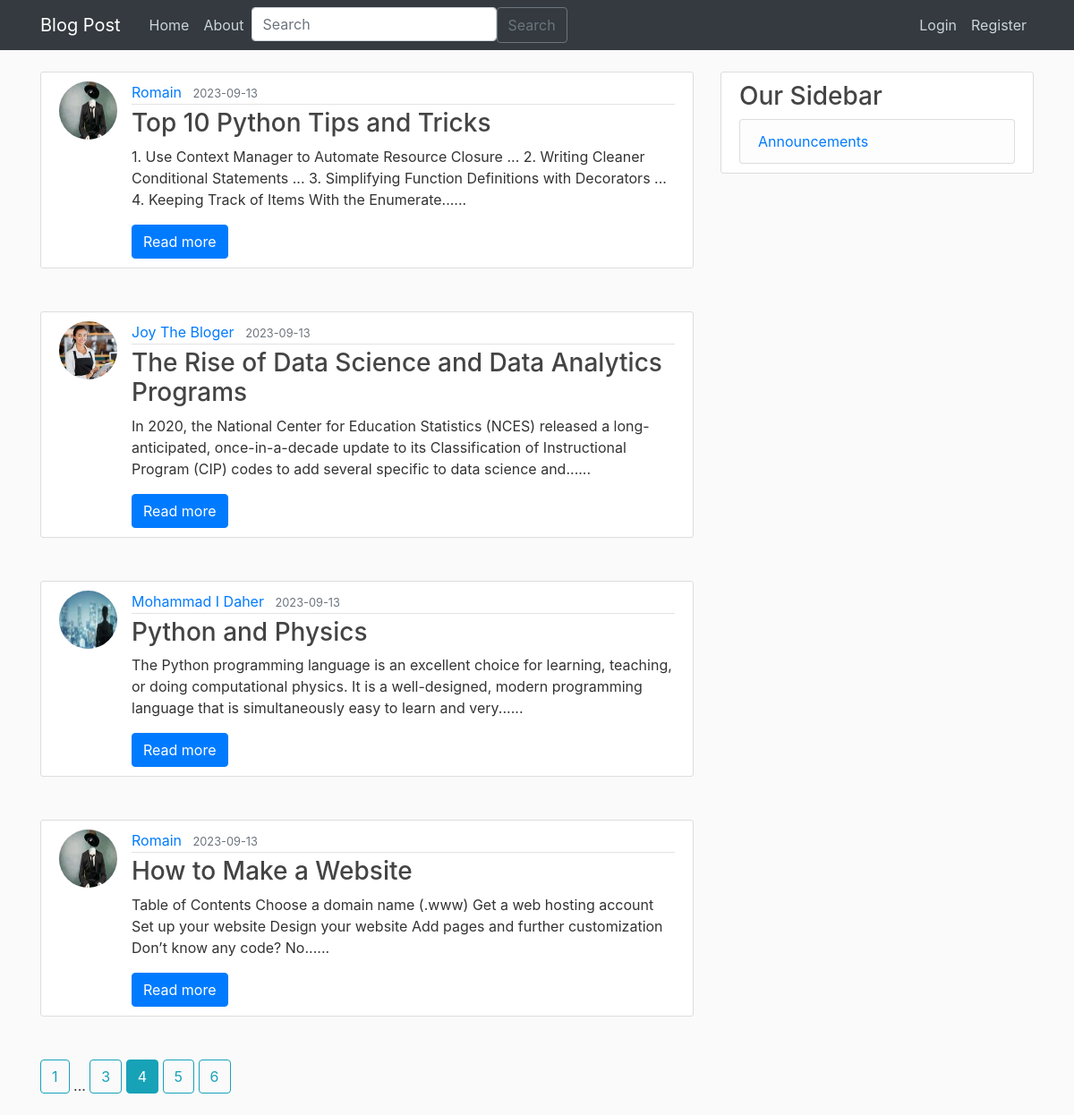
/home?page=4, run on the app's committed database.
### flaskproject/models.py (models this page shows, shortened)
class Post(db.Model):
    id = db.Column(db.Integer, primary_key=True)
    title = db.Column(db.String(100), nullable=False)
    date_posted = db.Column(db.DateTime, nullable=False, default=datetime.utcnow)
    content = db.Column(db.Text, nullable=False)
    user_id = db.Column(db.Integer, db.ForeignKey("user.id"), nullable=False)
    def short_content(self):
        return " ".join(self.content.split()[:30])

class User(db.Model, UserMixin):
    id = db.Column(db.Integer, primary_key=True)
    username = db.Column(db.String(20), unique=True, nullable=False)
    email = db.Column(db.String(120), unique=True, nullable=False)
    image_file = db.Column(db.String(20), nullable=False, default="default.jpg")
    password = db.Column(db.String(60), nullable=False)
    posts = db.relationship("Post", backref="author", lazy=True)

### flaskproject/main/routes.py (the view)
@main.route("/")
@main.route("/home")
def home():
    page = request.args.get("page", 1, type=int)
    posts = Post.query.order_by(Post.date_posted.desc()).paginate(page=page, per_page=4)
    return render_template("home.html", posts=posts)

### flaskproject/posts/forms.py
class SearchForm(FlaskForm):
    searched = StringField("Searched", validators=[DataRequired()])
    submit = SubmitField("Submit")

### flaskproject/posts/routes.py (called while the page is built)
@posts.app_context_processor
def base():
    form = SearchForm()
    return dict(form=form)

### flaskproject/templates/home.html
{% extends "layout.html" %}
{% block content %}
    {% for post in posts.items %}
        <article class="media content-section mb-5">
          <img class="rounded-circle article-img" src="{{ url_for('static', filename='profile_pics/' + post.author.image_file) }}">
          <div class="media-body ">
            <div class="article-metadata">
              <a class="mr-2" href="{{ url_for('users.user_posts', username=post.author.username) }}">{{ post.author.username }}</a>
              <small class="text-muted">{{ post.date_posted.strftime('%Y-%m-%d') }}</small>
            </div>
            <h3><a class="article-title" href="{{ url_for('posts.post', post_id=post.id) }}">{{ post.title }}</a></h3>
            {% if post.content|length > 100 %}
              <p class="card-text">{{ post.short_content() }}......</p>
              <a href="{{ url_for('posts.post', post_id=post.id) }}" class="btn btn-primary">Read more</a>
            {% else %}
              <p class="card-text">{{post.content}}</p>
            {% endif %}
          </div>
        </article>
    {% endfor %}
    {% for page_num in posts.iter_pages(left_edge=1, right_edge=1, left_current=1, right_current=2) %}
      {% if page_num %}
        {% if posts.page == page_num %}
          <a class="btn btn-info mb-4" href="{{ url_for('main.home', page=page_num) }}">{{ page_num }}</a>
        {% else %}
          <a class="btn btn-outline-info mb-4" href="{{ url_for('main.home', page=page_num) }}">{{ page_num }}</a>
        {% endif %}
      {% else %}
        ...
      {% endif %}
    {% endfor %}
{% endblock content %}

### flaskproject/static/main.css (style rules this page uses)
body { background: #fafafa; color: #333333; margin-top: 5rem; }
h1, h2, h3, h4, h5, h6 { color: #444444; }
.content-section { background: #ffffff; padding: 10px 20px; border: 1px solid #dddddd; border-radius: 3px; margin-bottom: 20px; }
.article-title { color: #444444; }
.article-img { height: 65px; width: 65px; margin-right: 16px; }
.article-metadata { padding-bottom: 1px; margin-bottom: 4px; border-bottom: 1px solid #e3e3e3 }

### data on the page
Post: image_file (picture), author.username "Romain", date_posted "2023-09-13", title "Top 10 Python Tips and Tricks", short_content "1. Use Context Manager to Automate Resource Closure ... 2. Writing Cleaner Conditional Statements ... 3. Simplifying Function Definitions with Decorators ... 4. Keeping Track of Items With the Enumerate"
Post: image_file (picture), author.username "Joy The Bloger", date_posted "2023-09-13", title "The Rise of Data Science and Data Analytics Programs", short_content "In 2020, the National Center for Education Statistics (NCES) released a long-anticipated, once-in-a-decade update to its Classification of Instructional Program (CIP) codes to add several specific to data science and"
Post: image_file (picture), author.username "Mohammad I Daher", date_posted "2023-09-13", title "Python and Physics", short_content "The Python programming language is an excellent choice for learning, teaching, or doing computational physics. It is a well-designed, modern programming language that is simultaneously easy to learn and very"
Post: image_file (picture), author.username "Romain", date_posted "2023-09-13", title "How to Make a Website", short_content "Table of Contents Choose a domain name (.www) Get a web hosting account Set up your website Design your website Add pages and further customization Don’t know any code? No"

### other printed values
{{ page_num }} "1" "3" "5" "6"
{{ page_num }} "4"
